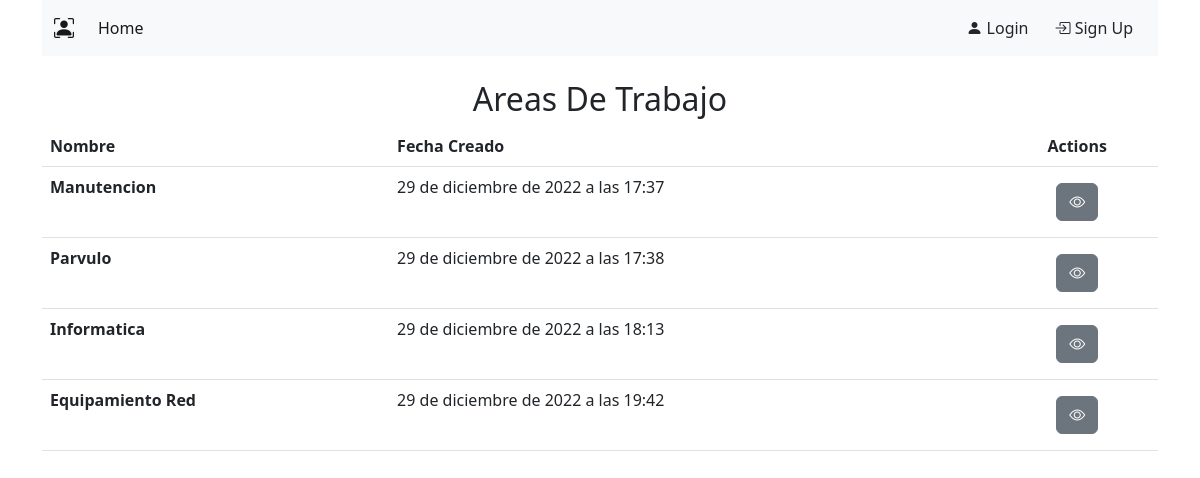
The page /area_list/ on the database its author committed.
### core/models.py (models this page shows, shortened)
class Area(models.Model):
    id = models.UUIDField(primary_key=True, default=uuid.uuid4,
                          editable=False, verbose_name="ID_Area")
    name = models.CharField(max_length=50, verbose_name="Nombre_Area")
    creation_date = models.DateTimeField(
        auto_now_add=True, verbose_name="Fecha_Area")

### core/views.py (the view)
# urls.py: path('area_list/', AreaListView.as_view(), name='area_list'),
class AreaListView(ListView):
    model = Area

### core/templates/core/area_list.html (shortened to what this page needs)
{% extends 'core/base.html' %} {% block content %}
<h2 class="text-center mt-4 mg-5">Areas De Trabajo</h2>
<table class="table">
  <thead>
    <tr>
      <th scope="col">Nombre</th>
      <th scope="col">Fecha Creado</th>
      <th scope="col" class="text-center">Actions</th>
    </tr>
  </thead>
  <tbody>
    {% for b in area_list %}
    <tr>
      <th>{{ b.name }}</th>
      <td>{{ b.creation_date }}</td>
      <td>
        <div class="d-flex justify-content-center">
          <a class="btn btn-secondary m-2" href="{% url 'area_detail' b.id %}">
            <i class="bi bi-eye"></i>
          </a>
        </div>
      </td>
    </tr>
    {% endfor %}
  </tbody>
</table>
{% endblock %}

### core/static/core/estilos.css (style rules this page uses)
html { box-sizing: border-box; font-family: 'Nunito', sans-serif; }
*, *:before, *:after { box-sizing: inherit; }
* { margin: 0; padding: 0; }

### rows shown on the page
Area: name "Manutencion", creation_date "29 de diciembre de 2022 a las 17:37"
Area: name "Parvulo", creation_date "29 de diciembre de 2022 a las 17:38"
Area: name "Informatica", creation_date "29 de diciembre de 2022 a las 18:13"
Area: name "Equipamiento Red", creation_date "29 de diciembre de 2022 a las 19:42"
